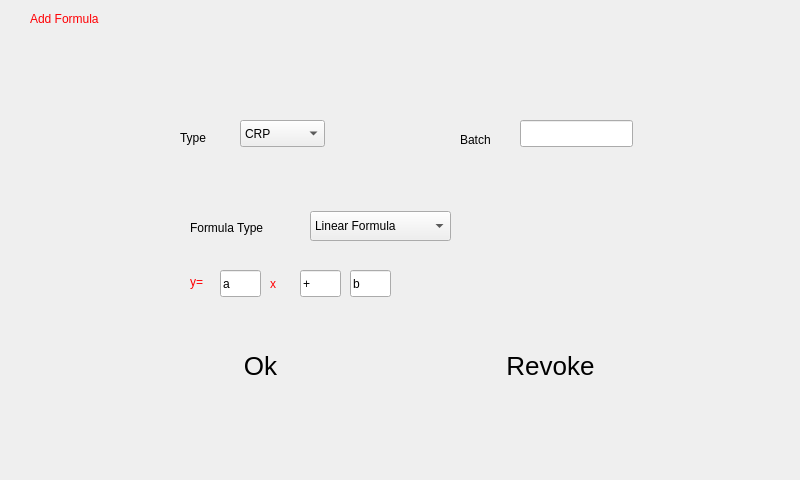
<?xml version="1.0" encoding="UTF-8"?>
<ui version="4.0">
 <class>Form</class>
 <widget class="QWidget" name="Form">
  <property name="geometry">
   <rect>
    <x>0</x>
    <y>0</y>
    <width>800</width>
    <height>480</height>
   </rect>
  </property>
  <property name="windowTitle">
   <string>Form</string>
  </property>
  <property name="styleSheet">
   <string notr="true">background-image: url(:/pictures/wholeBackgroundbetter_2.png);</string>
  </property>
  <widget class="QLabel" name="label">
   <property name="geometry">
    <rect>
     <x>30</x>
     <y>10</y>
     <width>91</width>
     <height>17</height>
    </rect>
   </property>
   <property name="styleSheet">
    <string notr="true">background:transparent;
color: rgb(255, 0, 4);
font: oblique 10pt &quot;Abyssinica SIL&quot;;
</string>
   </property>
   <property name="text">
    <string>Add Formula</string>
   </property>
  </widget>
  <widget class="QComboBox" name="comboBox">
   <property name="geometry">
    <rect>
     <x>240</x>
     <y>120</y>
     <width>85</width>
     <height>27</height>
    </rect>
   </property>
   <item>
    <property name="text">
     <string>CRP</string>
    </property>
   </item>
   <item>
    <property name="text">
     <string>HIV</string>
    </property>
   </item>
  </widget>
  <widget class="QLabel" name="label_2">
   <property name="geometry">
    <rect>
     <x>180</x>
     <y>128</y>
     <width>51</width>
     <height>20</height>
    </rect>
   </property>
   <property name="styleSheet">
    <string notr="true">background:transparent;
</string>
   </property>
   <property name="text">
    <string>Type</string>
   </property>
  </widget>
  <widget class="QLabel" name="label_3">
   <property name="geometry">
    <rect>
     <x>460</x>
     <y>130</y>
     <width>51</width>
     <height>20</height>
    </rect>
   </property>
   <property name="styleSheet">
    <string notr="true">background:transparent;
</string>
   </property>
   <property name="text">
    <string>Batch</string>
   </property>
  </widget>
  <widget class="QLineEdit" name="lineEdit">
   <property name="geometry">
    <rect>
     <x>520</x>
     <y>120</y>
     <width>113</width>
     <height>27</height>
    </rect>
   </property>
  </widget>
  <widget class="QWidget" name="Formula" native="true">
   <property name="geometry">
    <rect>
     <x>170</x>
     <y>190</y>
     <width>471</width>
     <height>221</height>
    </rect>
   </property>
   <widget class="QComboBox" name="comboBox_2">
    <property name="geometry">
     <rect>
      <x>140</x>
      <y>21</y>
      <width>141</width>
      <height>30</height>
     </rect>
    </property>
    <item>
     <property name="text">
      <string>Linear Formula</string>
     </property>
    </item>
    <item>
     <property name="text">
      <string>Logarithmic</string>
     </property>
    </item>
   </widget>
   <widget class="QLabel" name="label_4">
    <property name="geometry">
     <rect>
      <x>20</x>
      <y>28</y>
      <width>91</width>
      <height>20</height>
     </rect>
    </property>
    <property name="styleSheet">
     <string notr="true">background:transparent;
</string>
    </property>
    <property name="text">
     <string>Formula Type</string>
    </property>
   </widget>
   <widget class="QPushButton" name="pushButton">
    <property name="geometry">
     <rect>
      <x>10</x>
      <y>120</y>
      <width>161</width>
      <height>111</height>
     </rect>
    </property>
    <property name="styleSheet">
     <string notr="true">background-image: url(:/pictures/rectButton.png);
font-size:26px bold;

border-radius:20px;</string>
    </property>
    <property name="text">
     <string>Ok</string>
    </property>
   </widget>
   <widget class="QPushButton" name="pushButton_2">
    <property name="geometry">
     <rect>
      <x>300</x>
      <y>120</y>
      <width>161</width>
      <height>111</height>
     </rect>
    </property>
    <property name="styleSheet">
     <string notr="true">background-image: url(:/pictures/rectButton.png);
font-size:26px bold;

border-radius:20px;</string>
    </property>
    <property name="text">
     <string>Revoke</string>
    </property>
   </widget>
   <widget class="QLineEdit" name="lineEdit_2">
    <property name="geometry">
     <rect>
      <x>50</x>
      <y>80</y>
      <width>41</width>
      <height>27</height>
     </rect>
    </property>
    <property name="text">
     <string>a</string>
    </property>
   </widget>
   <widget class="QLabel" name="label_5">
    <property name="geometry">
     <rect>
      <x>20</x>
      <y>82</y>
      <width>31</width>
      <height>20</height>
     </rect>
    </property>
    <property name="styleSheet">
     <string notr="true">background:transparent;
color: rgb(255, 0, 4);
font: oblique 10pt &quot;Abyssinica SIL&quot;;
</string>
    </property>
    <property name="text">
     <string>y=</string>
    </property>
   </widget>
   <widget class="QLabel" name="label_6">
    <property name="geometry">
     <rect>
      <x>100</x>
      <y>84</y>
      <width>21</width>
      <height>20</height>
     </rect>
    </property>
    <property name="styleSheet">
     <string notr="true">background:transparent;
color: rgb(255, 0, 4);
font: oblique 10pt &quot;Abyssinica SIL&quot;;
</string>
    </property>
    <property name="text">
     <string>x</string>
    </property>
   </widget>
   <widget class="QLineEdit" name="lineEdit_3">
    <property name="geometry">
     <rect>
      <x>130</x>
      <y>80</y>
      <width>41</width>
      <height>27</height>
     </rect>
    </property>
    <property name="text">
     <string>+</string>
    </property>
   </widget>
   <widget class="QLineEdit" name="lineEdit_4">
    <property name="geometry">
     <rect>
      <x>180</x>
      <y>80</y>
      <width>41</width>
      <height>27</height>
     </rect>
    </property>
    <property name="text">
     <string>b</string>
    </property>
   </widget>
  </widget>
 </widget>
 <resources/>
 <connections/>
</ui>
